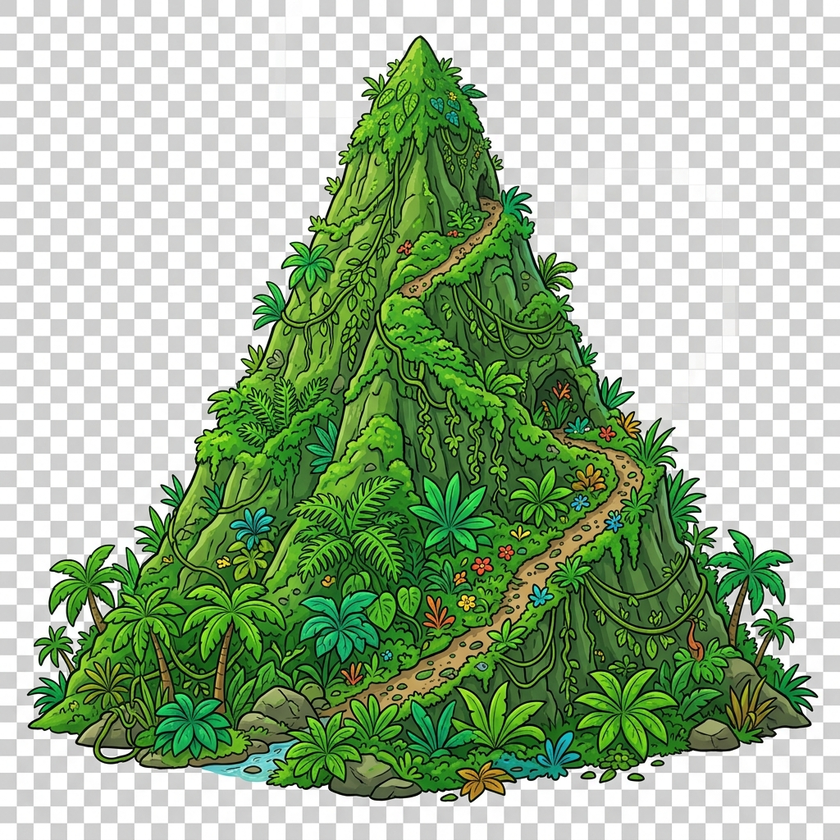
#> input picture dinos/mountain_vines.png, 840 x 840 px, shrunk from 1024 x 1024 before the run, found by its file name
$ python remove_bg_mountain.py
#> lines starting #> are read from the running program, lines starting #| are printed output that depends on the picture
from PIL import Image

def remove_checkerboard(input_path, output_path):
#> called with input_path = 'client/public/dinos/mountain_vines.png'
    img = Image.open(input_path).convert("RGBA")
    data = img.getdata()

    newData = []
    for item in data:
        r, g, b, a = item
        # Checkerboard is usually white and light grey.
        # We can just make anything that is relatively colorless and bright transparent.
        # The mountain has some light parts, but a threshold of 180 should be fine
        # Or even a higher threshold since it's a generated image, checkerboard is typically #CCCCCC and #FFFFFF.
        if r > 180 and g > 180 and b > 180 and abs(r-g) < 25 and abs(g-b) < 25:
            # We want to replace it with 0 alpha
            newData.append((255, 255, 255, 0))
        else:
            newData.append(item)
#> this loop made 705600 passes
#> (item, r, g, b) on passes 1 to 3: ((208, 208, 208, 255), 208, 208, 208), ((208, 208, 208, 255), 208, 208, 208), ((207, 207, 207, 255), 207, 207, 207)
#> after the loop, newData = 705600 items

    img.putdata(newData)
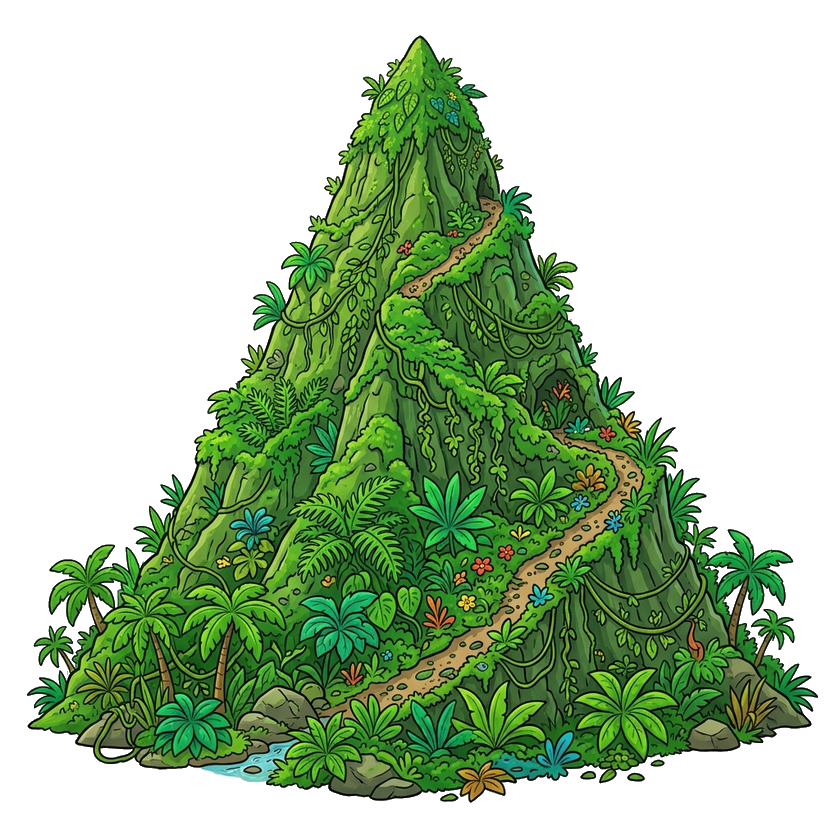
#> img: PIL image 840x840 RGBA; mean R, G, B, A 171, 193.6, 162, 113.7; transparent parts drawn white
    img.save(output_path, "PNG")

remove_checkerboard("client/public/dinos/mountain_vines.png", "client/public/dinos/mountain_vines_clean.png")
print("Background removed!")
